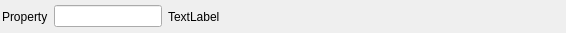
<?xml version="1.0" encoding="UTF-8"?>
<ui version="4.0">
 <class>IntWidget</class>
 <widget class="QWidget" name="IntWidget">
  <property name="geometry">
   <rect>
    <x>0</x>
    <y>0</y>
    <width>566</width>
    <height>33</height>
   </rect>
  </property>
  <layout class="QHBoxLayout" name="horizontalLayout">
   <property name="leftMargin">
    <number>2</number>
   </property>
   <property name="topMargin">
    <number>2</number>
   </property>
   <property name="rightMargin">
    <number>2</number>
   </property>
   <property name="bottomMargin">
    <number>2</number>
   </property>
   <item>
    <widget class="QLabel" name="label">
     <property name="text">
      <string>Property</string>
     </property>
    </widget>
   </item>
   <item>
    <widget class="DREAM3DLineEdit" name="value">
     <property name="sizePolicy">
      <sizepolicy hsizetype="Preferred" vsizetype="Fixed">
       <horstretch>0</horstretch>
       <verstretch>0</verstretch>
      </sizepolicy>
     </property>
    </widget>
   </item>
   <item>
    <widget class="QLabel" name="errorLabel">
     <property name="text">
      <string>TextLabel</string>
     </property>
    </widget>
   </item>
   <item>
    <spacer name="horizontalSpacer">
     <property name="orientation">
      <enum>Qt::Horizontal</enum>
     </property>
     <property name="sizeHint" stdset="0">
      <size>
       <width>40</width>
       <height>20</height>
      </size>
     </property>
    </spacer>
   </item>
  </layout>
 </widget>
 <customwidgets>
  <customwidget>
   <class>DREAM3DLineEdit</class>
   <extends>QLineEdit</extends>
   <header location="global">DREAM3DLineEdit.h</header>
  </customwidget>
 </customwidgets>
 <resources/>
 <connections/>
</ui>
